Frame 1 (no input): blank canvas, image omitted
Frame 60 (the mouse pressed at the canvas centre just before this capture): blank canvas, image omitted
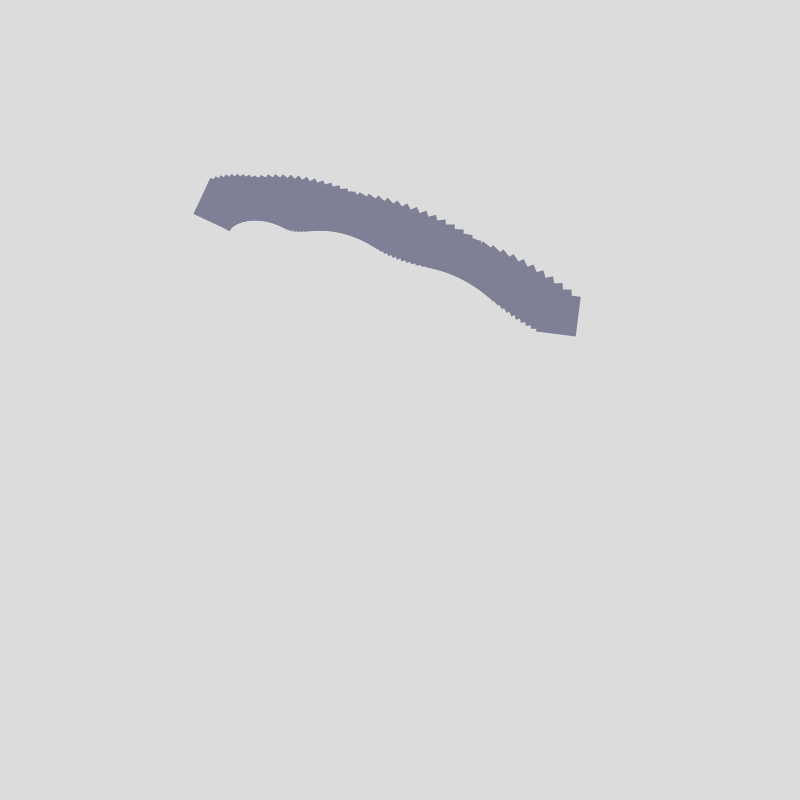
Frame 120 (the mouse held since frame 60 and released just before this capture)

The Processing sketch whose frames 1 and 60 were blank and that drew this single picture after the mouse press (run headless with seeded random() and noise(); from frame 60 on, the mouse is pressed at the canvas centre):

// Processing sketch: w04g_matrixPattern
// ── w04g_matrixPattern.pde
// code 1 fall 2019
// bryan ma

// this sketch creates a pattern with nested matrix 
// transformations instead of using conditionals. 
// notice the use of different transformations and 
// scaled values in the rotate() functions to create 
// different patterns before finally drawing a
// rectangle in the innermost matrix.

float angle = 0;
float x = 0;

void setup() {
  size(800, 800);
  rectMode(CENTER);
  noStroke();
  background(220);
}

void draw() {
  pushMatrix();
  translate(width/2, height/2);
  rotate(radians(angle));
  angle -= 1;

  pushMatrix();
  translate(150, 150);
  rotate(radians(-angle * 2.2));

  pushMatrix();
  translate(80, 80);
  rotate(radians(angle * 3));

  pushMatrix();
  translate(120, 50);
  rotate(radians(angle*4));
  
  float r = map(mouseX, 0, width, 0, 255);
  float g = map(mouseY, 0, height, 0, 255);
  float b = 150;
  
  fill(r,g,b);
  noStroke();
  rect(0, 0, mouseX * 0.1, mouseY * 0.1);
  popMatrix();
  popMatrix();
  popMatrix();
  popMatrix();
}
